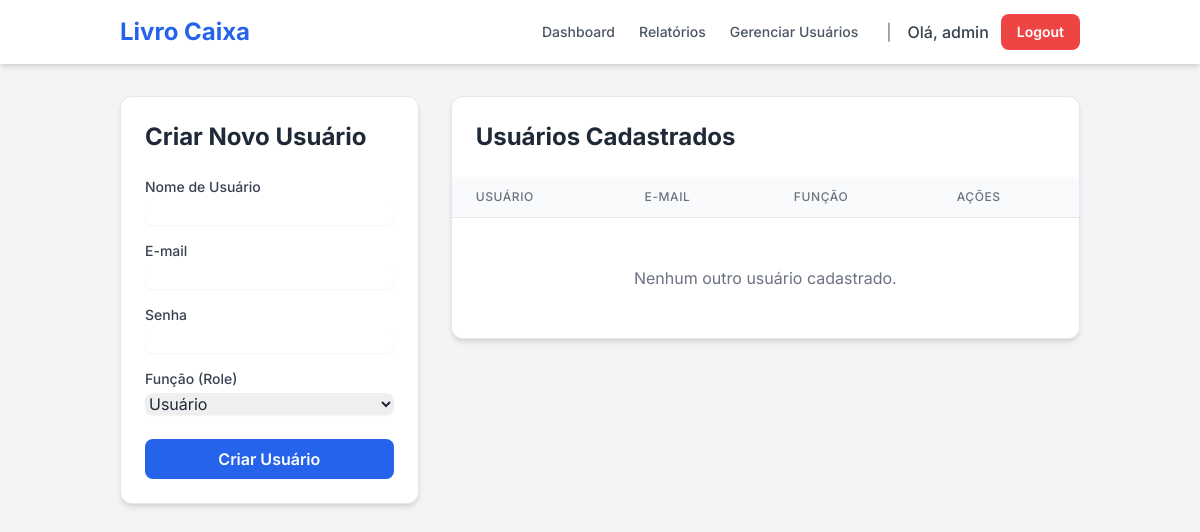
The page /users (signed in) on the database as committed earlier.
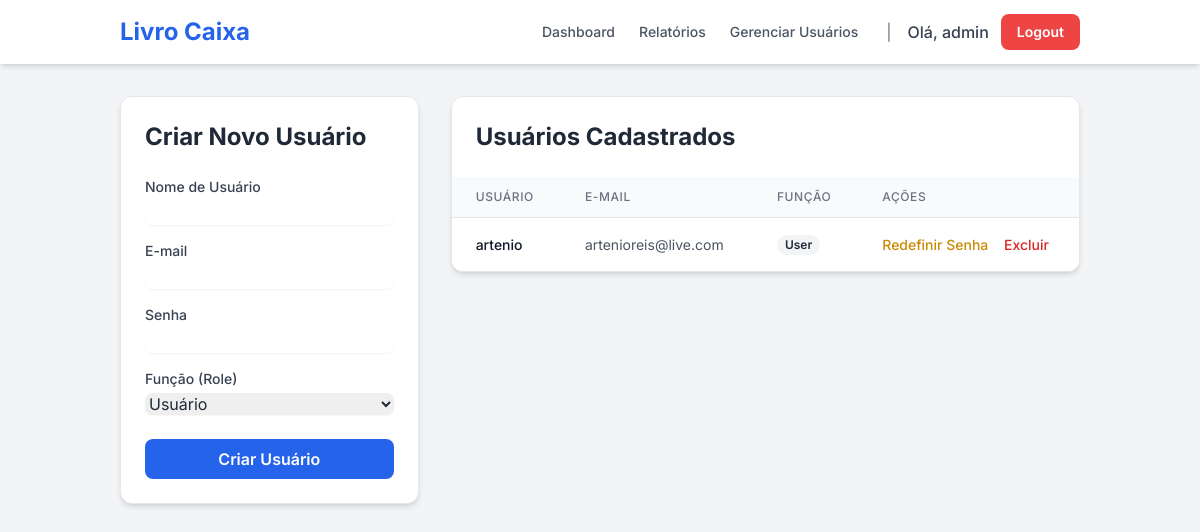
The same page on the database as committed later.
### tables this page shows
CREATE TABLE users (
    id INTEGER PRIMARY KEY AUTOINCREMENT,
    username TEXT UNIQUE NOT NULL,
    email TEXT UNIQUE NOT NULL,
    password_hash TEXT NOT NULL,
    role TEXT NOT NULL DEFAULT 'user', -- 'user' ou 'admin'
    reset_token TEXT
);

### app.py (the view, shortened to what this page needs)
@app.route('/users', methods=['GET', 'POST'])
@admin_required
def manage_users():
    db = get_db()
    users = db.execute('SELECT id, username, email, role FROM users WHERE username != "admin"').fetchall()
    return render_template('users.html', users=users)

### app.py (called while the page is built)
def get_db():
    db = getattr(g, '_database', None)
    if db is None:
        db = g._database = sqlite3.connect(DATABASE)
        db.row_factory = sqlite3.Row
    return db

@app.teardown_appcontext
def close_connection(exception):
    db = getattr(g, '_database', None)
    if db is not None:
        db.close()

def admin_required(f):
    @wraps(f)
    def decorated_function(*args, **kwargs):
        if 'user_id' not in session:
            return redirect(url_for('login'))
        if session.get('role') != 'admin':
            flash("Você não tem permissão para acessar esta página.", "danger")
            return redirect(url_for('index'))
        return f(*args, **kwargs)
    return decorated_function

### templates/users.html (shortened to what this page needs)
{% extends "layout.html" %}
{% block content %}
<div class="grid grid-cols-1 lg:grid-cols-3 gap-8">
    <div class="lg:col-span-1">
        <div class="bg-white p-6 rounded-xl shadow-md border border-gray-200">
            <h2 class="text-2xl font-bold text-gray-800 mb-6">Criar Novo Usuário</h2>
            <form action="{{ url_for('manage_users') }}" method="post">
                <div class="mb-4">
                    <label for="username" class="block text-sm font-medium text-gray-700">Nome de Usuário</label>
                    <input type="text" name="username" id="username" required class="mt-1 block w-full border-gray-300 rounded-lg shadow-sm focus:ring-blue-500 focus:border-blue-500">
                </div>
                <div class="mb-4">
                    <label for="email" class="block text-sm font-medium text-gray-700">E-mail</label>
                    <input type="email" name="email" id="email" required class="mt-1 block w-full border-gray-300 rounded-lg shadow-sm focus:ring-blue-500 focus:border-blue-500">
                </div>
                <div class="mb-4">
                    <label for="password" class="block text-sm font-medium text-gray-700">Senha</label>
                    <input type="password" name="password" id="password" required class="mt-1 block w-full border-gray-300 rounded-lg shadow-sm focus:ring-blue-500 focus:border-blue-500">
                </div>
                <div class="mb-6">
                    <label for="role" class="block text-sm font-medium text-gray-700">Função (Role)</label>
                    <select name="role" id="role" required class="mt-1 block w-full border-gray-300 rounded-lg shadow-sm focus:ring-blue-500 focus:border-blue-500">
                        <option value="user">Usuário</option>
                    </select>
                </div>
                <button type="submit" class="w-full bg-blue-600 text-white font-semibold py-2 px-6 rounded-lg hover:bg-blue-700 transition duration-300">
                    Criar Usuário
                </button>
            </form>
        </div>
    </div>
    <div class="lg:col-span-2">
        <div class="bg-white rounded-xl shadow-md border border-gray-200 overflow-hidden">
            <div class="p-6">
                <h2 class="text-2xl font-bold text-gray-800">Usuários Cadastrados</h2>
            </div>
            <div class="overflow-x-auto">
                <table class="min-w-full divide-y divide-gray-200">
                    <thead class="bg-gray-50">
                        <tr>
                            <th class="px-6 py-3 text-left text-xs font-medium text-gray-500 uppercase tracking-wider">Usuário</th>
                            <th class="px-6 py-3 text-left text-xs font-medium text-gray-500 uppercase tracking-wider">E-mail</th>
                            <th class="px-6 py-3 text-left text-xs font-medium text-gray-500 uppercase tracking-wider">Função</th>
                            <th class="px-6 py-3 text-left text-xs font-medium text-gray-500 uppercase tracking-wider">Ações</th>
                        </tr>
                    </thead>
                    <tbody class="bg-white divide-y divide-gray-200">
                        {% for user in users %}
                        <tr>
                            <td class="px-6 py-4 whitespace-nowrap text-sm font-medium text-gray-900">{{ user['username'] }}</td>
                            <td class="px-6 py-4 whitespace-nowrap text-sm text-gray-600">{{ user['email'] }}</td>
                            <td class="px-6 py-4 whitespace-nowrap text-sm text-gray-600">
                                <span class="px-2 inline-flex text-xs leading-5 font-semibold rounded-full
                                    {{ 'bg-blue-100 text-blue-800' if user['role'] == 'admin' else 'bg-gray-100 text-gray-800' }}">
                                    {{ user['role']|capitalize }}
                                </span>
                            </td>
                            <td class="px-6 py-4 whitespace-nowrap text-sm font-medium">
                                <a href="{{ url_for('admin_reset_password', username=user['username']) }}" class="text-yellow-600 hover:text-yellow-900 mr-3">Redefinir Senha</a>
                                <a href="{{ url_for('delete_user', user_id=user['id']) }}" class="text-red-600 hover:text-red-900" onclick="return confirm('Tem certeza que deseja excluir o usuário {{ user['username'] }}? Esta ação não pode ser desfeita.');">Excluir</a>
                            </td>
                        </tr>
                        {% else %}
                        <tr>
                            <td colspan="4" class="px-6 py-12 text-center text-gray-500">Nenhum outro usuário cadastrado.</td>
                        </tr>
                        {% endfor %}
                    </tbody>
                </table>
            </div>
        </div>
    </div>
</div>
{% endblock %}

### templates/layout.html (shortened to what this page needs)
<!DOCTYPE html>
<html lang="pt-br">
<head>
    <script src="https://cdn.tailwindcss.com"></script>
</head>
<body class="bg-gray-100 text-gray-800">
    <nav class="bg-white shadow-md noprint">
        <div class="container mx-auto px-4 sm:px-6 lg:px-8">
            <div class="flex items-center justify-between h-16">
                <div class="flex items-center">
                    <a href="{{ url_for('index') }}" class="text-2xl font-bold text-blue-600">Livro Caixa</a>
                </div>
                <div class="flex items-center">
                    {% if session.username %}
                        <a href="{{ url_for('index') }}" class="text-gray-600 hover:text-blue-600 px-3 py-2 rounded-md text-sm font-medium">Dashboard</a>
                        <a href="{{ url_for('reports') }}" class="text-gray-600 hover:text-blue-600 px-3 py-2 rounded-md text-sm font-medium">Relatórios</a>
                        {% if session.role == 'admin' %}
                        <a href="{{ url_for('manage_users') }}" class="text-gray-600 hover:text-blue-600 px-3 py-2 rounded-md text-sm font-medium">Gerenciar Usuários</a>
                        {% endif %}
                        <span class="text-gray-500 mx-4">|</span>
                        <span class="text-gray-700 font-medium mr-3">Olá, {{ session.username }}</span>
                        <a href="{{ url_for('logout') }}" class="bg-red-500 text-white font-semibold py-2 px-4 rounded-lg hover:bg-red-600 transition duration-300 text-sm">Logout</a>
                    {% else %}
                        <a href="{{ url_for('login') }}" class="bg-blue-600 text-white font-semibold py-2 px-4 rounded-lg hover:bg-blue-700 transition duration-300 text-sm">Login</a>
                    {% endif %}
                </div>
            </div>
        </div>
    </nav>
    <main class="container mx-auto p-4 md:p-8">
        {% block content %}{% endblock %}
    </main>
</body>
</html>

### templates/layout.html (style rules this page uses)
body { font-family: 'Inter', sans-serif; }

Rows that differ between the two databases and show on the page:
added users: username "artenio", email "artenioreis@live.com", role "User"
Other text that changed with them:
text no longer shown: "Nenhum outro usuário cadastrado."
